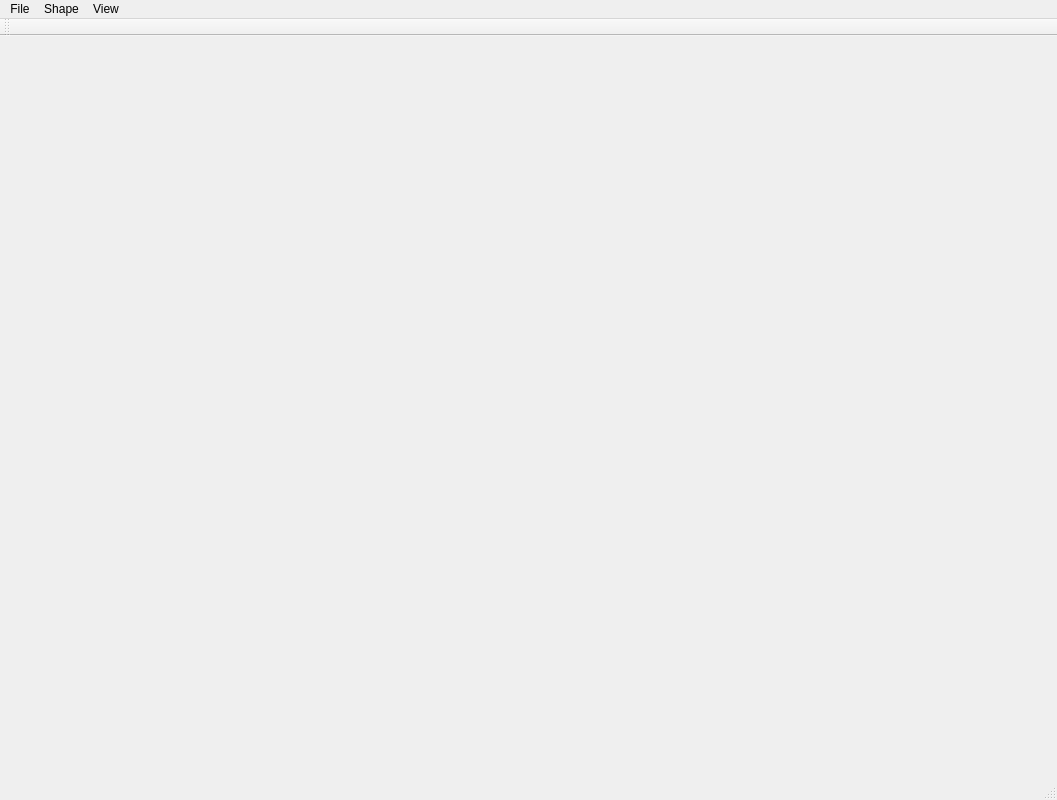
<?xml version="1.0" encoding="UTF-8"?>
<ui version="4.0">
 <class>MainWindowClass</class>
 <widget class="QMainWindow" name="MainWindowClass">
  <property name="geometry">
   <rect>
    <x>0</x>
    <y>0</y>
    <width>1057</width>
    <height>800</height>
   </rect>
  </property>
  <property name="windowTitle">
   <string>Sketching Application</string>
  </property>
  <widget class="QWidget" name="centralWidget"/>
  <widget class="QMenuBar" name="menuBar">
   <property name="geometry">
    <rect>
     <x>0</x>
     <y>0</y>
     <width>1057</width>
     <height>21</height>
    </rect>
   </property>
   <widget class="QMenu" name="menuFile">
    <property name="title">
     <string>File</string>
    </property>
    <addaction name="actionNew"/>
    <addaction name="actionClearSketch"/>
    <addaction name="actionOpenCGA"/>
    <addaction name="actionSaveGeometry"/>
    <addaction name="actionSketchyRendering"/>
    <addaction name="separator"/>
    <addaction name="actionExit"/>
   </widget>
   <widget class="QMenu" name="menuShape">
    <property name="title">
     <string>Shape</string>
    </property>
    <addaction name="actionAddBuildingMass"/>
   </widget>
   <widget class="QMenu" name="menuView">
    <property name="title">
     <string>View</string>
    </property>
    <addaction name="actionViewShadow"/>
    <addaction name="separator"/>
    <addaction name="actionViewBasicRendering"/>
    <addaction name="actionViewSSAO"/>
    <addaction name="actionViewLineRendering"/>
    <addaction name="actionViewHatching"/>
    <addaction name="actionViewSketchyRendering"/>
   </widget>
   <addaction name="menuFile"/>
   <addaction name="menuShape"/>
   <addaction name="menuView"/>
  </widget>
  <widget class="QToolBar" name="mainToolBar">
   <attribute name="toolBarArea">
    <enum>TopToolBarArea</enum>
   </attribute>
   <attribute name="toolBarBreak">
    <bool>false</bool>
   </attribute>
  </widget>
  <widget class="QStatusBar" name="statusBar"/>
  <action name="actionOpen">
   <property name="text">
    <string>Open</string>
   </property>
   <property name="shortcut">
    <string>Ctrl+O</string>
   </property>
  </action>
  <action name="actionExit">
   <property name="text">
    <string>Exit</string>
   </property>
  </action>
  <action name="actionPredict">
   <property name="text">
    <string>Predict</string>
   </property>
   <property name="shortcut">
    <string>Ctrl+P</string>
   </property>
  </action>
  <action name="actionNew">
   <property name="text">
    <string>New</string>
   </property>
   <property name="shortcut">
    <string>Ctrl+N</string>
   </property>
  </action>
  <action name="actionOpenCGA">
   <property name="text">
    <string>Open CGA</string>
   </property>
  </action>
  <action name="actionCuboid">
   <property name="checkable">
    <bool>true</bool>
   </property>
   <property name="text">
    <string>Cuboid</string>
   </property>
  </action>
  <action name="actionLShape">
   <property name="checkable">
    <bool>true</bool>
   </property>
   <property name="text">
    <string>L-Shape</string>
   </property>
  </action>
  <action name="actionAddBuildingMass">
   <property name="text">
    <string>Add Building Mass</string>
   </property>
  </action>
  <action name="actionFixGeometry">
   <property name="text">
    <string>Fix</string>
   </property>
   <property name="shortcut">
    <string>Ctrl+F</string>
   </property>
  </action>
  <action name="actionClearSketch">
   <property name="text">
    <string>Clear Sketch</string>
   </property>
  </action>
  <action name="actionSaveGeometry">
   <property name="text">
    <string>Save Geometry</string>
   </property>
   <property name="shortcut">
    <string>Ctrl+S</string>
   </property>
  </action>
  <action name="actionSketchyRendering">
   <property name="text">
    <string>Sketchy Rendering</string>
   </property>
  </action>
  <action name="actionViewShadow">
   <property name="checkable">
    <bool>true</bool>
   </property>
   <property name="text">
    <string>Shadow</string>
   </property>
  </action>
  <action name="actionViewBasicRendering">
   <property name="checkable">
    <bool>true</bool>
   </property>
   <property name="text">
    <string>Basic Rendering</string>
   </property>
  </action>
  <action name="actionViewSSAO">
   <property name="checkable">
    <bool>true</bool>
   </property>
   <property name="text">
    <string>SSAO</string>
   </property>
  </action>
  <action name="actionViewLineRendering">
   <property name="checkable">
    <bool>true</bool>
   </property>
   <property name="text">
    <string>Line Rendering</string>
   </property>
  </action>
  <action name="actionViewHatching">
   <property name="checkable">
    <bool>true</bool>
   </property>
   <property name="text">
    <string>Hatching</string>
   </property>
  </action>
  <action name="actionViewSketchyRendering">
   <property name="checkable">
    <bool>true</bool>
   </property>
   <property name="text">
    <string>Sketchy Rendering</string>
   </property>
  </action>
 </widget>
 <layoutdefault spacing="6" margin="11"/>
 <resources>
  <include location="MainWindow.qrc"/>
 </resources>
 <connections/>
</ui>
